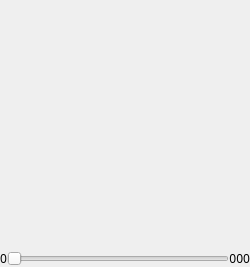
         <widget class="QFrame" name="boardFrame" >
          <property name="minimumSize" >
           <size>
            <width>250</width>
            <height>250</height>
           </size>
          </property>
          <property name="frameShape" >
           <enum>QFrame::Box</enum>
          </property>
          <property name="frameShadow" >
           <enum>QFrame::Raised</enum>
          </property>
          <property name="lineWidth" >
           <number>0</number>
          </property>
          <layout class="QGridLayout" >
           <property name="margin" >
            <number>0</number>
           </property>
           <property name="spacing" >
            <number>0</number>
           </property>
           <item row="1" column="1" >
            <widget class="QSlider" name="slider" >
             <property name="maximumSize" >
              <size>
               <width>32767</width>
               <height>20</height>
              </size>
             </property>
             <property name="focusPolicy" >
              <enum>Qt::NoFocus</enum>
             </property>
             <property name="toolTip" >
              <string>Navigate through the game</string>
             </property>
             <property name="whatsThis" >
              <string>Navigate to move

Use the slider to quickly navigate through the current branch of the game.</string>
             </property>
             <property name="maximum" >
              <number>10</number>
             </property>
             <property name="pageStep" >
              <number>1</number>
             </property>
             <property name="orientation" >
              <enum>Qt::Horizontal</enum>
             </property>
            </widget>
           </item>
           <item row="1" column="0" >
            <widget class="QLabel" name="sliderLeftLabel" >
             <property name="font" >
              <font>
               <family>Sans Serif</family>
               <pointsize>9</pointsize>
               <weight>50</weight>
               <italic>false</italic>
               <bold>false</bold>
               <underline>false</underline>
               <strikeout>false</strikeout>
              </font>
             </property>
             <property name="whatsThis" >
              <string>Slider min value

Minimum game move the slider can currently show.</string>
             </property>
             <property name="text" >
              <string>0</string>
             </property>
             <property name="alignment" >
              <set>Qt::AlignRight|Qt::AlignTrailing|Qt::AlignVCenter</set>
             </property>
             <property name="margin" >
              <number>2</number>
             </property>
            </widget>
           </item>
           <item row="1" column="2" >
            <widget class="QLabel" name="sliderRightLabel" >
             <property name="font" >
              <font>
               <family>Sans Serif</family>
               <pointsize>9</pointsize>
               <weight>50</weight>
               <italic>false</italic>
               <bold>false</bold>
               <underline>false</underline>
               <strikeout>false</strikeout>
              </font>
             </property>
             <property name="whatsThis" >
              <string>Slider max value

Maximum game move the slider can currently show.</string>
             </property>
             <property name="text" >
              <string>000</string>
             </property>
             <property name="alignment" >
              <set>Qt::AlignRight|Qt::AlignTrailing|Qt::AlignVCenter</set>
             </property>
             <property name="margin" >
              <number>2</number>
             </property>
            </widget>
           </item>
           <item row="0" column="0" colspan="3" >
            <widget class="Board" native="1" name="board" >
             <property name="minimumSize" >
              <size>
               <width>250</width>
               <height>250</height>
              </size>
             </property>
             <property name="whatsThis" >
              <string>Click on the board to place a stone.

When in normal mode, left click plays moves in alternating colors.
Shift + left click moves to the first move in the main branch.
Shift + right click moves to the next move in the current branch.
When in edit mode and editing stones, left click places a black, right click a white stone, clicking on an existant stone removes it.
When editing marks, left click sets, right click removes the mark. When editing letter marks, shift-click allows to customize the mark text.
When in score mode, left click to mark a group as dead, right click to mark it alive in seki. Click again to unmark as dead or seki.</string>
             </property>
            </widget>
           </item>
          </layout>
         </widget>
